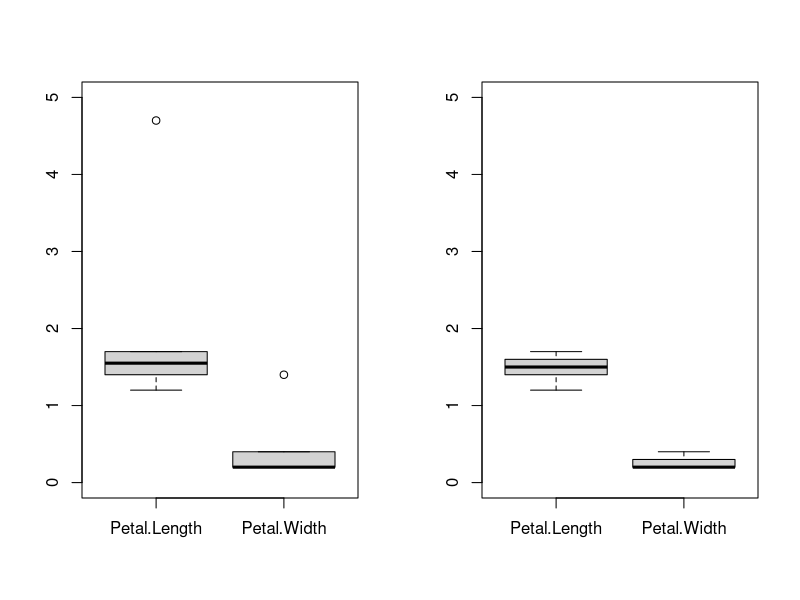
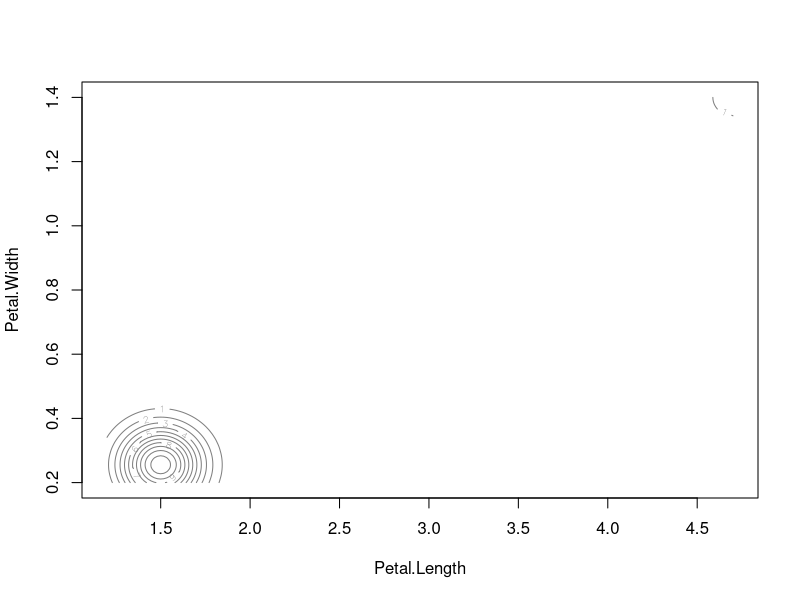
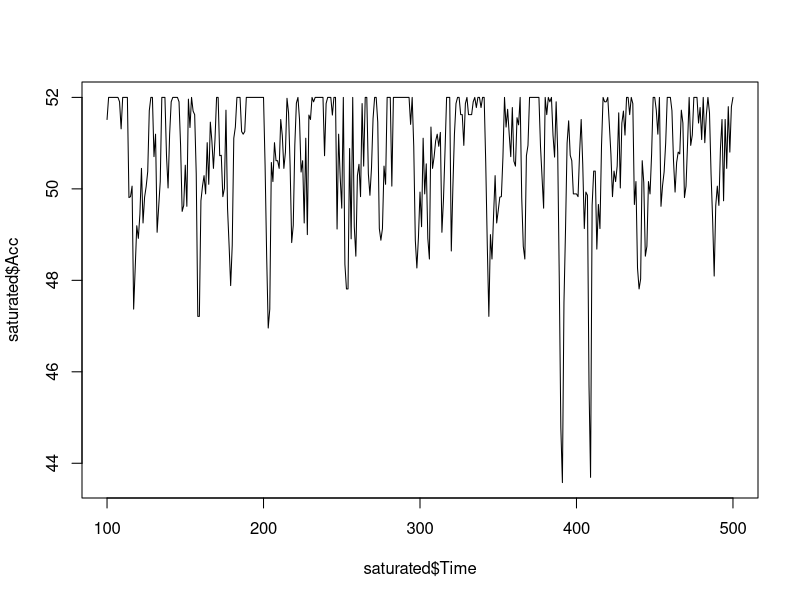

Source code (R) for these figures, in order:
# NOISY DATA

# 1
noisy <- read.csv("iris_noisy.csv", header = TRUE, sep = ";", dec = ",")

# 2
# load the package e1071, install it if necessary
if (!require(e1071)) {
    install.packages("e1071")
    require(e1071)
}

# 3
fit_noisy <- naiveBayes(as.factor(Species ) ~., data = noisy)
pred_noisy <- predict(fit_noisy, noisy)
# confusion matrix
table(pred_noisy, noisy$Species)

# 4
# load iris_complete from iris_complete.csv
iris_complete <- read.csv("iris_complete.csv", header = TRUE, sep = ";", dec = ",")

# fit the model, predict, and compare the confusion matrix with the one above 


# 5 check the summary() of both noisy and iris_complete


# 6
# e.g.:
# you can plot two figures in the same plot, side by side (one row, two columns)
op <- par(mfrow = c(1,2))
# try boxplot for the subsets for both data sets
# for setosa it looks like this:
boxplot(subset(noisy, Species == "setosa", select = c("Petal.Length", "Petal.Width")), ylim = c(0,5))
boxplot(subset(iris_complete, Species == "setosa", select = c("Petal.Length", "Petal.Width")), ylim = c(0,5))
# reset the plot parameters when done
par(op)

# OUTLIERS 

# 7
outlier <- subset(noisy, Species == "setosa")

# 8
if (!require(mclust)) {
    install.packages("mclust")
    require(mclust)
}
dens <- densityMclust(outlier[,c(1,2)], G = 2)
# here are the cluster means
dens$parameters$mean

# 9
# calculate the distances
dists <- rep(NA, nrow(outlier))

for (i in 1:nrow(outlier)) {
    dists[i] <- sqrt((outlier$Petal.Length[i] - dens$parameters$mean[[1,1]])^2 + (outlier$Petal.Width[i] - dens$parameters$mean[[2,1]])^2)
}

# calculate and report the mean distance of normal data points
# and the distance of the one outlier


# SATURATED SIGNAL

# 10
saturated <- read.table("saturated.csv", sep = ";", dec = ",", header = TRUE)

# 11
plot(saturated$Time, saturated$Acc, type = "l")

# 12
# what are the minimum and maximum values of the signal (Acc)?

# 13
# min values
nrow(subset(saturated, Acc == min(saturated$Acc))) / nrow(saturated)

# do the same math for max values

# 14
r <- rle(saturated$Acc)

# value repeated in the longest run
r$values[which.max(r$lengths)]

# by checking the rle output, we find out that the longest run of value less than the saturation point is three consecutive values
max(unique(r$lengths[r$values < max(r$values)]))
r$values[r$lengths == 3]

# number of runs of length >= 4
